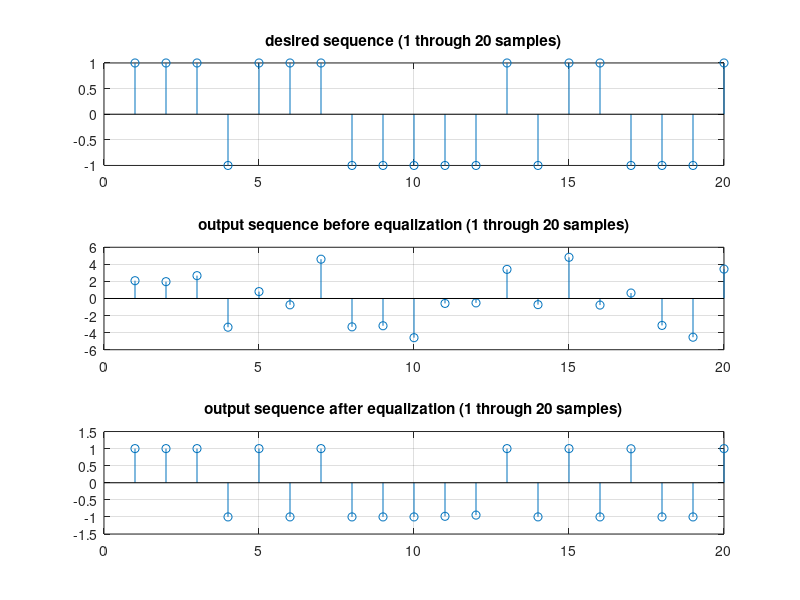
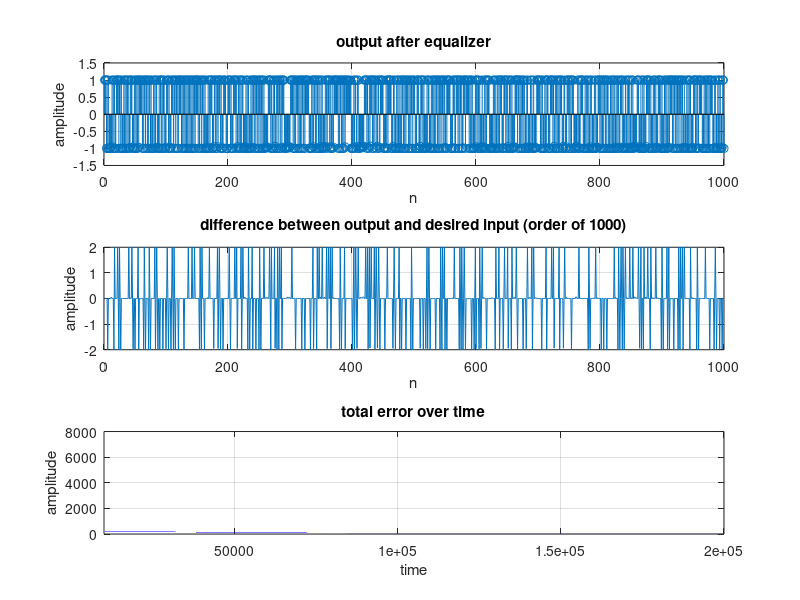
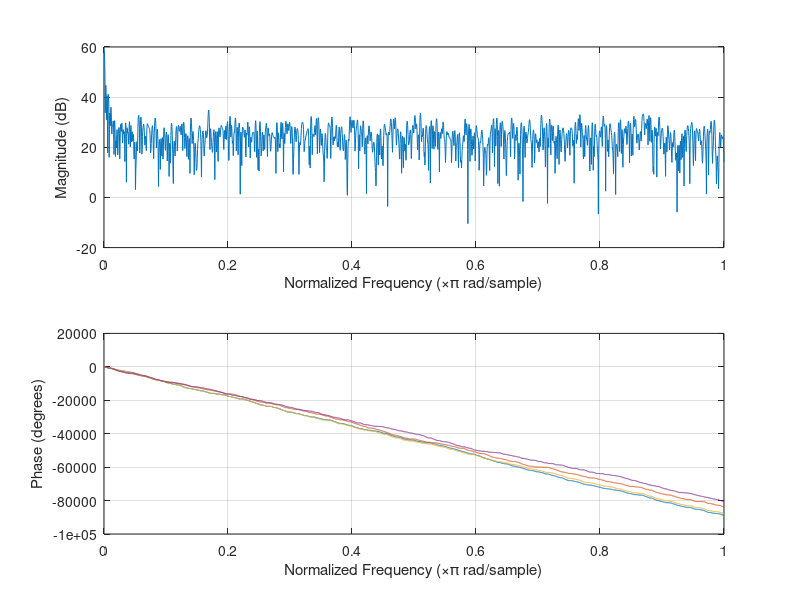

The MATLAB source for these figures, in order:
clear all
close all
n = linspace(1,1000,1000);
e = ones(1,1000);
g = ones(1,1000);
y=ones(1,1000);
%generate random bits
s=zeros(1,1000);
for i=1:length(s)
    if 10*rand>5
        s(i)=1;
    else
        s(i)=-1;
    end
end
d=s;
%channel unit-sample response
h=[2 -.1 .7 -2];
%convolute with bit sequence
x1=filter(h,1,s);
%generate random noise
noise = 0.1*rand(1,1000);
%complete input sequence recieved
x = x1+noise;

u = 0.00003;
%blind equalization
for n= 1 : 200000
    y = g .* x;
    e = y.^2-1;
    gprev = g;
    g=gprev - u*(e).*y.* x;
    error(n)=sum(abs(e));
end

%graph
figure(1)
subplot(3,1,1)
stem(1:20,d(1:20))
title('desired sequence (1 through 20 samples)');grid on
subplot(3,1,2)
stem(1:20,x(1:20))
title('output sequence before equalization (1 through 20 samples)');grid on
subplot(3,1,3)
stem(1:20,y(1:20))
title('output sequence after equalization (1 through 20 samples)');grid on

figure(2)
subplot(3,1,1)
stem(y)
title('output after equalizer');grid on
xlabel('n');ylabel('amplitude');
subplot(3,1,2)
plot(y-d)
title('difference between output and desired input (order of 1000)');grid on
xlabel('n');ylabel('amplitude');
subplot(3,1,3)
plot(error)
title('total error over time');grid on
xlabel('time');ylabel('amplitude');
xlim([10000,200000])

figure(3)
freqz(x);hold on
freqz(y);hold on
freqz(d);hold on
freqz(g);hold on